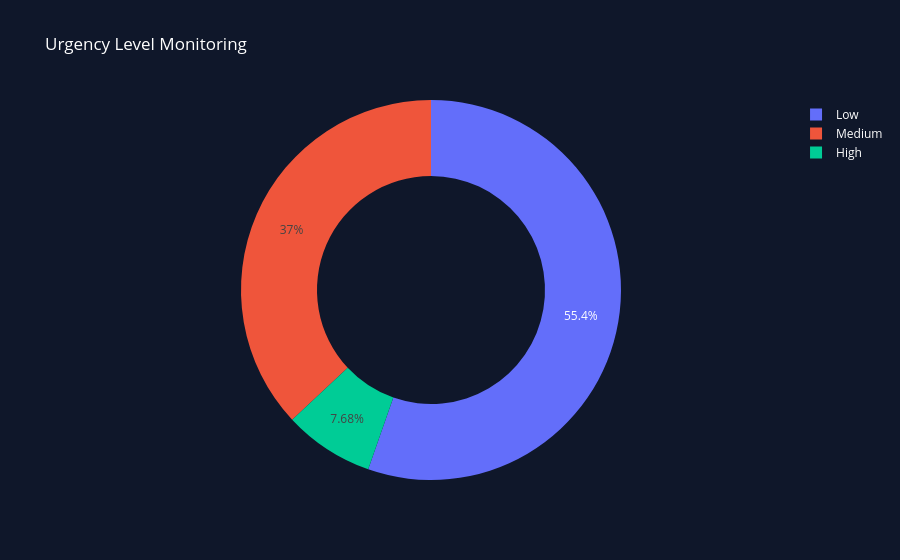

This figure's notebook cell:
### Markdown cell above
STEP 2.8 — URGENCY LEVEL MONITORING

### Code cell
urgency_count = df["urgency_level"].value_counts()

fig = px.pie(
    values=urgency_count.values,
    names=urgency_count.index,
    hole=0.6,
    title="Urgency Level Monitoring",
    template="plotly_dark"
)

fig.update_layout(
    paper_bgcolor="#0F172A",
    font_color="white"
)

fig.show()

### Figure 1 — Plotly figure (JSON) as saved in the notebook; plotly's stock layout.template omitted (floating-point values rounded to 4 significant figures)
{"data": [{"domain": {"x": [0, 1], "y": [0, 1]}, "hole": 0.6, "hovertemplate": "label=%{label}<br>value=%{value}<extra></extra>", "labels": ["Low", "Medium", "High"], "legendgroup": "", "name": "", "showlegend": true, "type": "pie", "values": [2768, 1848, 384]}], "layout": {"font": {"color": "white"}, "legend": {"tracegroupgap": 0}, "paper_bgcolor": "#0F172A", "title": {"text": "Urgency Level Monitoring"}}}
